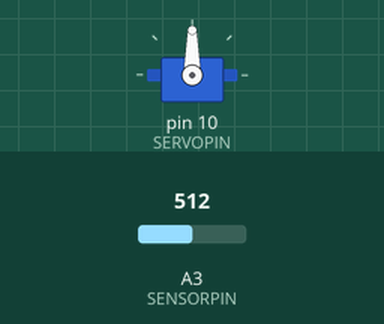
Simulated run of this sketch. Board: Arduino Uno, built with avr-gcc and run on an emulated ATmega328P. Parts: servo. The inputs (shaded band) are chosen by the test bench; at power-on: A3 (SENSORPIN) = 512.

Above: at 1.2 s.
1.3 s: A3 (SENSORPIN) set to 716
At 2.3 s:
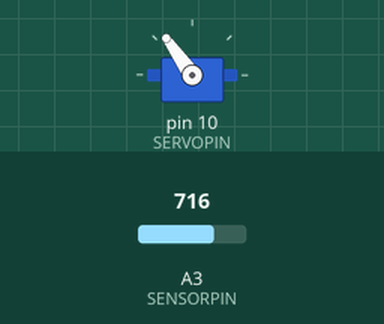
2.8 s: A3 (SENSORPIN) set to 900
At 3.7 s:
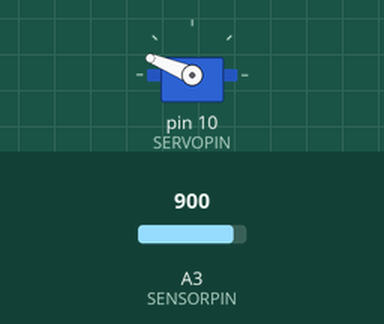
4.3 s: A3 (SENSORPIN) set to 1023
At 5.1 s:
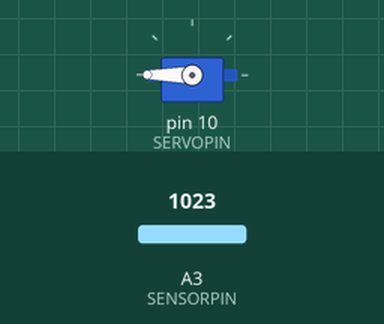
5.8 s: A3 (SENSORPIN) set to 306
At 6.5 s:
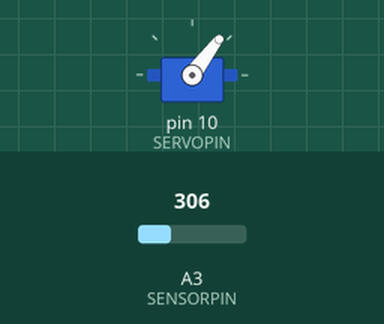
7.3 s: A3 (SENSORPIN) set to 122
At 7.9 s:
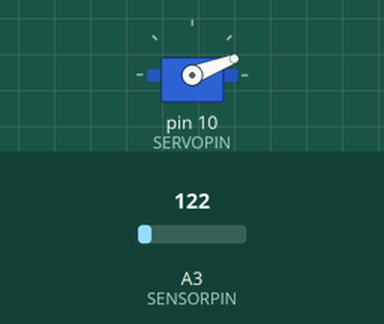
Timing chart, 0 to 9.8 s (numbered marks = the images above; inputs shaded):
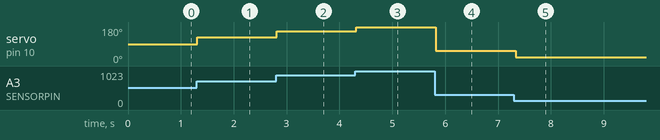

Measured:
- after the input at 1.3 s, servo on pin 10 (SERVOPIN): 90° → 125° at once
- after the input at 2.8 s, servo on pin 10 (SERVOPIN): 125° → 158° at once
- after the input at 4.3 s, servo on pin 10 (SERVOPIN): 158° → 180° at once
- after the input at 5.8 s, servo on pin 10 (SERVOPIN): 180° → 53° at once
- after the input at 7.3 s, servo on pin 10 (SERVOPIN): 53° → 21° at once

The sketch:

K11_3_Servomotor.ino
```cpp
#define SERVOPIN 10
#define SENSORPIN 3

#include "Servo.h"

Servo Servomotor;

int Sensorwert;
byte Servowinkel;

void setup() {
  Servomotor.attach(SERVOPIN);
}

void loop() {
  Sensorwert = analogRead(SENSORPIN);
  Servowinkel = map(Sensorwert, 0, 1023, 0, 180);
  Servomotor.write(Servowinkel);
  delay(50);
}
```
